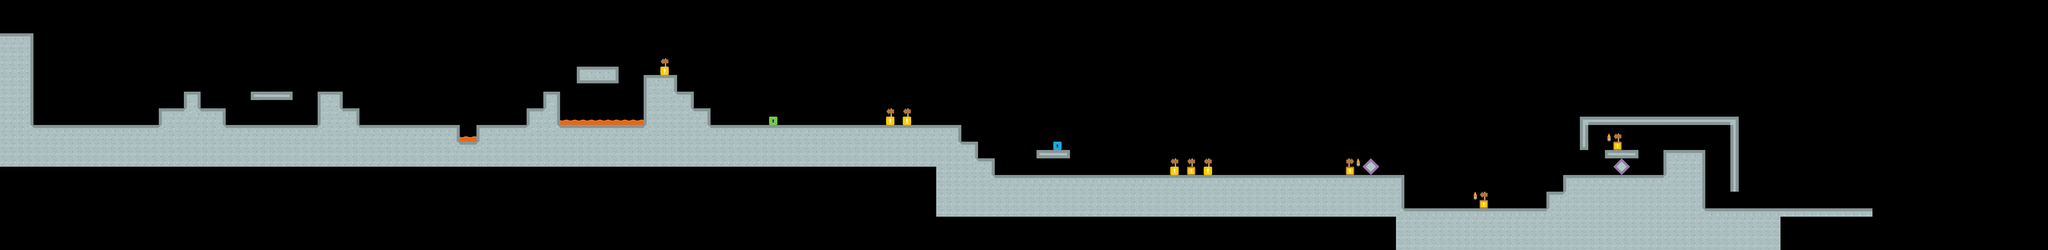

Tiled map render using the project's own tile images. Description and the map definition, with tile-layer contents summarised, below:
An orthogonal 245x30 tile map with 70x70 px tiles, 1 tile layer (Calque de Tile 1).

<map version="1.0" tiledversion="1.0.3" orientation="orthogonal" renderorder="right-down" width="245" height="30" tilewidth="70" tileheight="70" nextobjectid="1">
 <tileset firstgid="1" source="../Commun/TileMapModifie.tsx" />
 <layer name="Calque de Tile 1" width="245" height="30">
  <data>[7350 cells, 1417 non-empty, 21 distinct tile ids]</data>
 </layer>
</map>